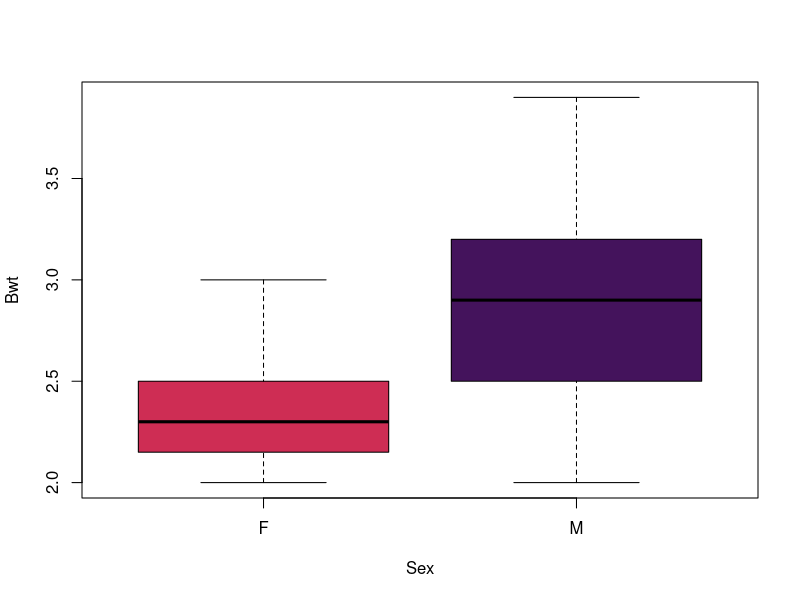

This chart was generated by the following R code:
## ---- chunk 1
library(MASS)
## ---- chunk 2
boxplot(Bwt~Sex, data = cats, col = c("#ce2d54", "#44135c"))
## ---- chunk 3
#Function written by Julie Sherman
pi_norm <- function(x, conf.level = 0.95, alternative = "two.sided") {
  alpha <- 1 - conf.level
  n <- length(x)
  xbar <- mean(x)
  err <- sd(x) * sqrt(1 + 1 / n)
  crit <- switch(alternative,
                 "two.sided" = qt(alpha / 2, df = n - 1, lower.tail = FALSE),
                 "less" = -qt(alpha, df = n - 1, lower.tail = FALSE),
                 "greater" = qt(alpha, df = n - 1, lower.tail = FALSE),
                 # Below is the "default" switch, triggered if none of the above
                 stop("alternative must be one of two.sided, less, greater"))
  interval <- switch(alternative,
                     "two.sided" = c(xbar - crit * err, xbar + crit * err),
                     "less" = c(xbar + crit * err, Inf),
                     "greater" = c(-Inf, xbar + crit * err),
                     stop("How did I get here?"))
  attr(interval, "conf.level") <- conf.level
  interval
}

data = subset(cats, subset = Sex == 'M')$Bwt

pi_norm(data)
## ---- chunk 4

## ---- chunk 5
# Your code here
## ---- chunk 6
# Your code here
## ---- chunk 7
# Your code here
## ---- chunk 8
# Your code here
